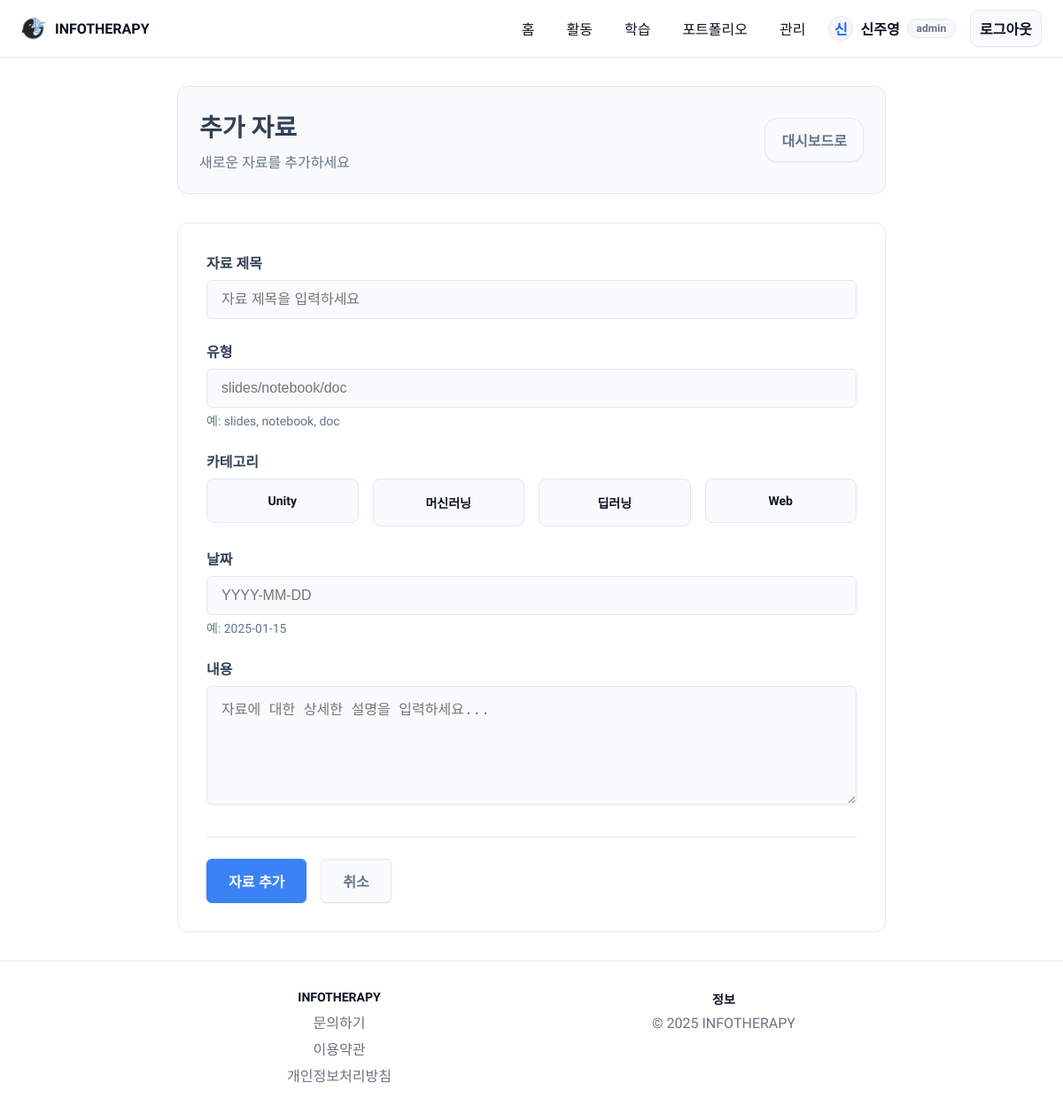
/admin/material/4/edit (signed in), run on an earlier commit of the app's database.
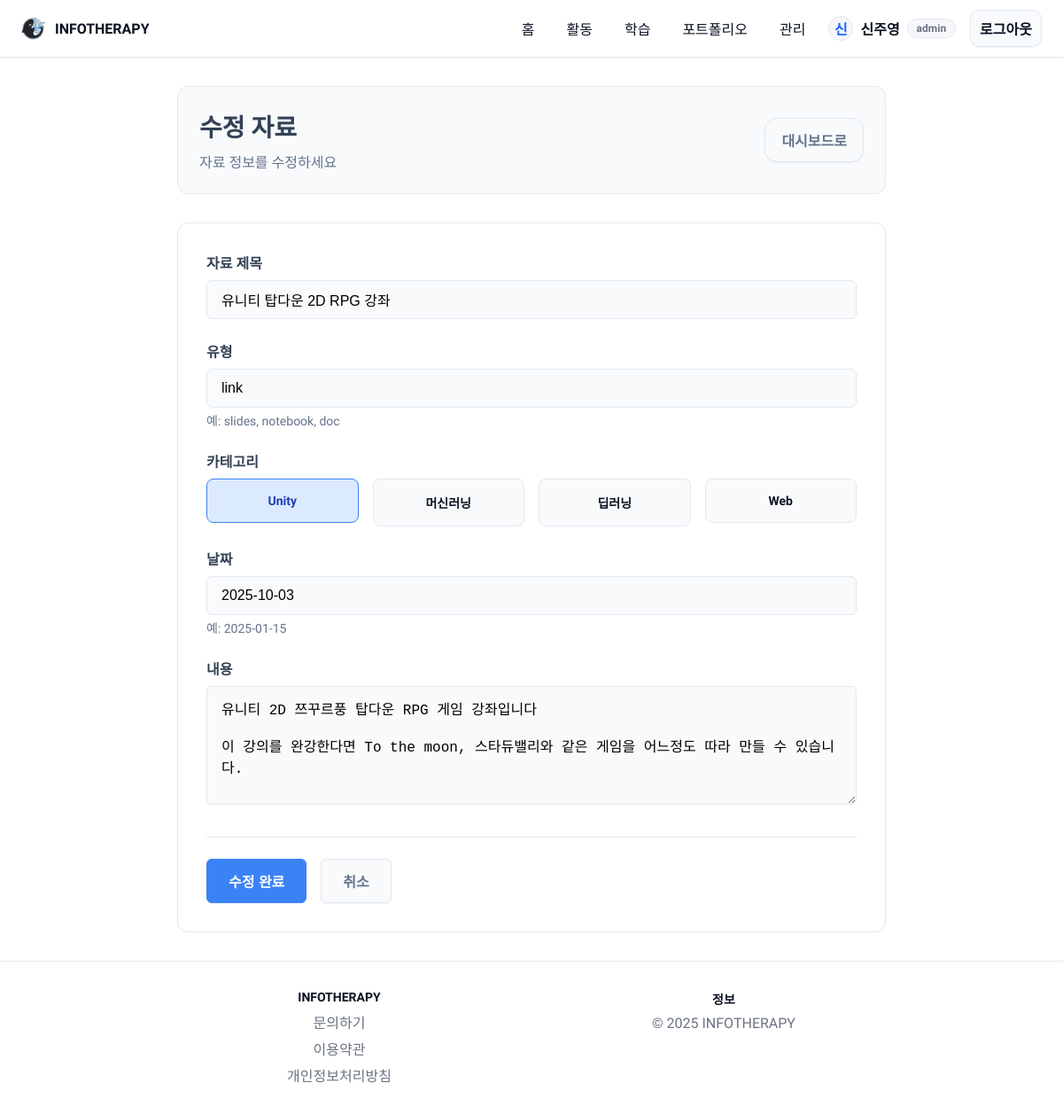
And on a later commit of the database.
### tables this page shows
CREATE TABLE materials (
              id INTEGER PRIMARY KEY AUTOINCREMENT,
              title TEXT NOT NULL,
              type TEXT,
              category TEXT,
              date TEXT,
              content TEXT
            );

### app.py (the view, shortened to what this page needs)
    @app.route("/admin/material/<int:item_id>/edit", methods=["GET", "POST"])
    @admin_required
    def admin_material_edit(item_id: int):
        with get_db() as cx:
            item = cx.execute("SELECT id, title, type, category, date, content FROM materials WHERE id=?", (item_id,)).fetchone()
        return render_template("admin_material_form.html", item=item)

### templates/admin_material_form.html (shortened to what this page needs)
{% extends 'base.html' %}
{% block content %}
  <div class="admin-form-container">
    <div class="form-header">
      <div class="form-title">
        <h1>{{ '수정' if item else '추가' }} 자료</h1>
        <p>{{ '자료 정보를 수정하세요' if item else '새로운 자료를 추가하세요' }}</p>
      </div>
      <a class="btn btn-outline" href="{{ url_for('admin_dashboard') }}">
        대시보드로
      </a>
    </div>
    <div class="form-card">
      <form class="admin-form" method="post">
        <div class="form-group">
          <label class="form-label">
            자료 제목
          </label>
          <input
            class="form-input"
            name="title"
            value="{{ item['title'] if item else '' }}"
            placeholder="자료 제목을 입력하세요"
            required
          >
        </div>
        <div class="form-group">
          <label class="form-label">
            유형
          </label>
          <input
            class="form-input"
            name="type"
            value="{{ item['type'] if item else '' }}"
            placeholder="slides/notebook/doc"
          >
          <small class="form-hint">예: slides, notebook, doc</small>
        </div>
        <div class="form-group">
          <label class="form-label">
            카테고리
          </label>
          <div class="category-selector">
            {% set cat = (item['category'] if item else '') %}
            <label class="category-option {{ 'active' if cat=='unity' }}">
              <div class="option-content">
                <span class="option-text">Unity</span>
              </div>
            </label>
            <label class="category-option {{ 'active' if cat=='ml' }}">
              <div class="option-content">
                <span class="option-text">머신러닝</span>
              </div>
            </label>
            <label class="category-option {{ 'active' if cat=='dl' }}">
              <div class="option-content">
                <span class="option-text">딥러닝</span>
              </div>
            </label>
            <label class="category-option {{ 'active' if cat=='web' }}">
              <div class="option-content">
                <span class="option-text">Web</span>
              </div>
            </label>
          </div>
        </div>
        <div class="form-group">
          <label class="form-label">
            날짜
          </label>
          <input
            class="form-input"
            name="date"
            value="{{ item['date'] if item else '' }}"
            placeholder="YYYY-MM-DD"
          >
          <small class="form-hint">예: 2025-01-15</small>
        </div>
        <div class="form-group">
          <label class="form-label">
            내용
          </label>
          <textarea
            class="form-textarea"
            name="content"
            placeholder="자료에 대한 상세한 설명을 입력하세요..."
            rows="6"
          >{{ item['content'] if item else '' }}</textarea>
        </div>
        <div class="form-actions">
          <button class="btn btn-primary btn-large" type="submit">
            {{ '수정 완료' if item else '자료 추가' }}
          </button>
          <a class="btn btn-outline btn-large" href="{{ url_for('admin_dashboard') }}">
            취소
          </a>
        </div>
      </form>
    </div>
  </div>
{% endblock %}

What changed in the data, as far as the page shows it:
added materials: title "유니티 탑다운 2D RPG 강좌", type "link", date "2025-10-03", content "유니티 2D 쯔꾸르풍 탑다운 RPG 게임 강좌입니다 이 강의를 완강한다면 To the moon, 스타듀밸리와 같은 게임을 어느정도 따라 만들 수 있습니다."
Also different on the page:
{{ '수정' if item else '추가' }}: "추가" → "수정"
{{ '자료 정보를 수정하세요' if item else '새로운 자료를 추가하세요' }}: "새로운 자료를 추가하세요" → "자료 정보를 수정하세요"
{{ '수정 완료' if item else '자료 추가' }}: "자료 추가" → "수정 완료"
